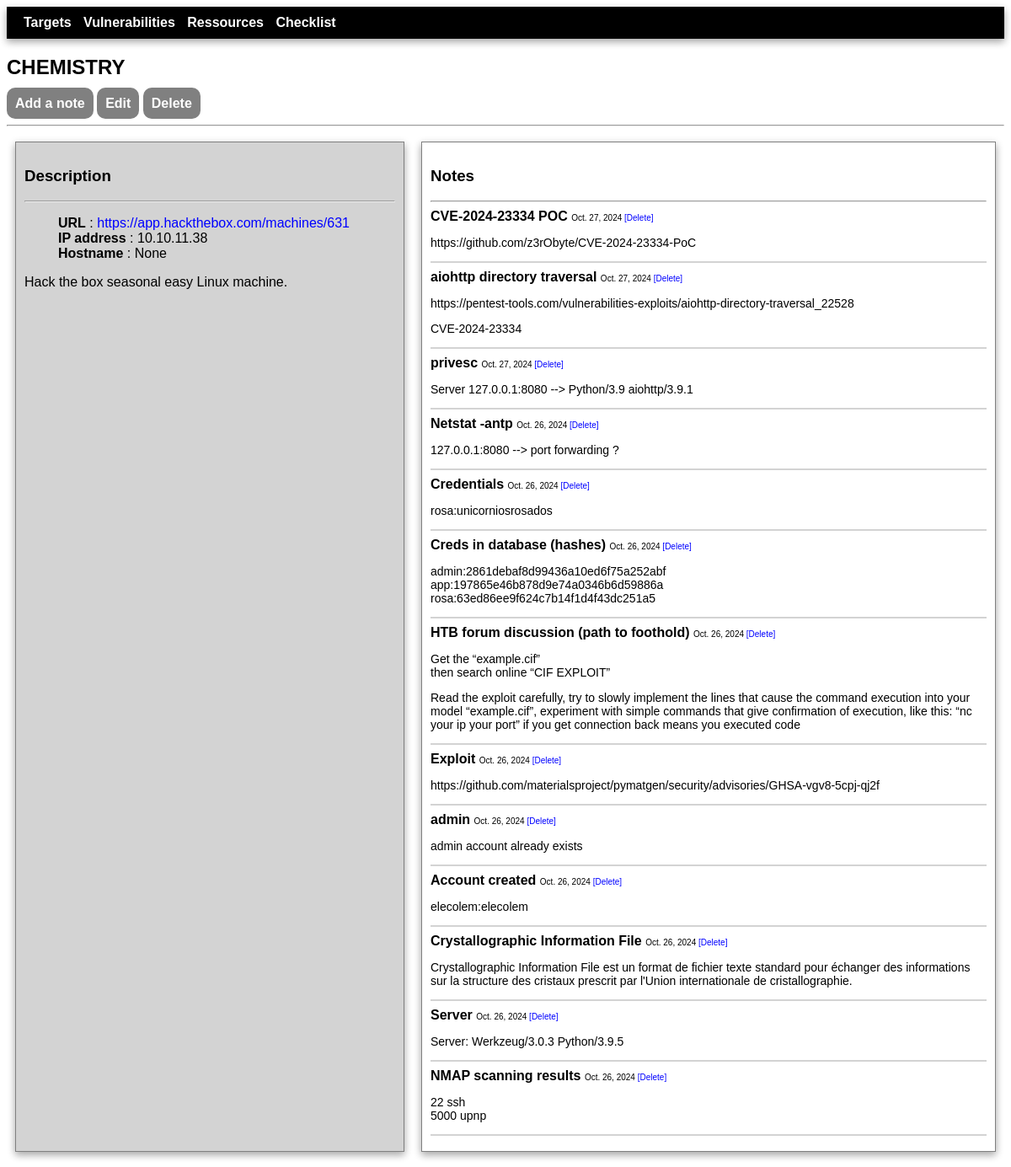
The page /target_detail/6/ on the database its author committed.
### tms/models.py (models this page shows, shortened)
class Target(models.Model):
    name = models.fields.CharField(max_length=100, null=True)
    url = models.fields.URLField(null=True)
    description = models.fields.CharField(max_length=500, null=True, blank=True)
    ip = models.fields.CharField(max_length=15, null=True)
    hostname = models.fields.CharField(max_length=100, null=True, blank=True)

class Note(models.Model):
    title = models.fields.CharField(max_length=100, null=True)
    date = models.fields.DateField(null=False, default=date.today())
    content = models.fields.CharField(max_length=1000, null=True)
    linked_target = models.ForeignKey(Target, on_delete=models.CASCADE, null=True)

### tms/views.py (the view)
# urls.py: path('target_detail/<int:id>/', views.target_detail, name='target-detail'),
def target_detail(request, id):
    target = Target.objects.get(id=id)
    notes = Note.objects.filter(linked_target=target.id)
    notes = notes.order_by('-id').values()
    return render(request, 'tms/target_detail.html', {'target': target, 'notes':notes})

### tms/templates/tms/target_detail.html
{% extends 'tms/base.html' %}
{% block content %}
<h2>{{ target.name|upper }}</h2>
<div class="submenu">
    <p>
        <a href="{% url 'add-note' target.id %}">Add a note</a>
        <a href="{% url 'target-update' target.id %}">Edit</a>
        <a href="{% url 'target-delete' target.id %}">Delete</a>
    </p>
</div>
<hr>
<div class="flex-container">
    <div style="flex-basis: 40%; background-color: lightgrey;">
        <h3>Description</h3>
        <hr>
        <ul>
            <li><strong>URL</strong> : <a href="{{ target.url }}" target="_blank">{{ target.url }}</a></li>
            <li><strong>IP address</strong> : {{ target.ip }}</li>
            <li><strong>Hostname</strong> : {{ target.hostname }}</li>
        </ul>
        <p>{{ target.description|linebreaks }}</p>
    </div>
    <div style="flex-basis: 60%;">
        <h3>Notes</h3>
        <hr>
        {% for note in notes %}
            <strong>{{ note.title }}</strong>
            <span class="notes_features" style="font-size: 10px;">
                {{ note.date }}
                <a href="{% url 'delete-note' note.id %}" >[Delete]</a><br>
            </span>
            <div class="note_content">
                <p>{{ note.content|linebreaks }}</p>
            </div>
            <span class="notes_sep"><hr></span>
        {% endfor %}
    </div>
</div>
{% endblock %}

### tms/static/tms/styles.css (style rules this page uses)
* { font-family: Helvetica; }
.submenu a, form .button { background:grey; color: white; padding: 10px; font-weight: bold; border-radius: 10px; }
a { text-decoration: none; color: blue; }
ul { list-style-type: none; }
.flex-container { display: flex; }
.flex-container > div { margin: 10px; border: solid grey 1px; padding: 10px; box-shadow: 0 4px 8px 0 rgba(0,0,0,0.2), 0 3px 10px 0 rgba(0,0,0,0.19); }
.notes_sep hr { border: 1px solid lightgrey; }
.note_content { font-size: 14px; }

### rows shown on the page
Target: name "CHEMISTRY", url "https://app.hackthebox.com/machines/631", ip "10.10.11.38", hostname "None", description "Hack the box seasonal easy Linux machine."
Note: title "CVE-2024-23334 POC", date "Oct. 27, 2024", content "https://github.com/z3rObyte/CVE-2024-23334-PoC"
Note: title "aiohttp directory traversal", date "Oct. 27, 2024", content "https://pentest-tools.com/vulnerabilities-exploits/aiohttp-directory-traversal_22528 CVE-2024-23334"
Note: title "privesc", date "Oct. 27, 2024", content "Server 127.0.0.1:8080 --> Python/3.9 aiohttp/3.9.1"
Note: title "Netstat -antp", date "Oct. 26, 2024", content "127.0.0.1:8080 --> port forwarding ?"
Note: title "Credentials", date "Oct. 26, 2024", content "rosa:unicorniosrosados"
Note: title "Creds in database (hashes)", date "Oct. 26, 2024", content "admin:2861debaf8d99436a10ed6f75a252abf app:197865e46b878d9e74a0346b6d59886a rosa:63ed86ee9f624c7b14f1d4f43dc251a5"
Note: title "HTB forum discussion (path to foothold)", date "Oct. 26, 2024", content "Get the “example.cif” then search online “CIF EXPLOIT” Read the exploit carefully, try to slowly implement the lines that cause the command execution into your model “example.cif”, experiment with simple commands that give confirmation of execution, like this: “nc your ip your port” if you get connection back means you executed code"
Note: title "Exploit", date "Oct. 26, 2024", content "https://github.com/materialsproject/pymatgen/security/advisories/GHSA-vgv8-5cpj-qj2f"
Note: title "admin", date "Oct. 26, 2024", content "admin account already exists"
Note: title "Account created", date "Oct. 26, 2024", content "elecolem:elecolem"
Note: title "Crystallographic Information File", date "Oct. 26, 2024", content "Crystallographic Information File est un format de fichier texte standard pour échanger des informations sur la structure des cristaux prescrit par l'Union internationale de cristallographie."
Note: title "Server", date "Oct. 26, 2024", content "Server: Werkzeug/3.0.3 Python/3.9.5"
Note: title "NMAP scanning results", date "Oct. 26, 2024", content "22 ssh 5000 upnp"
